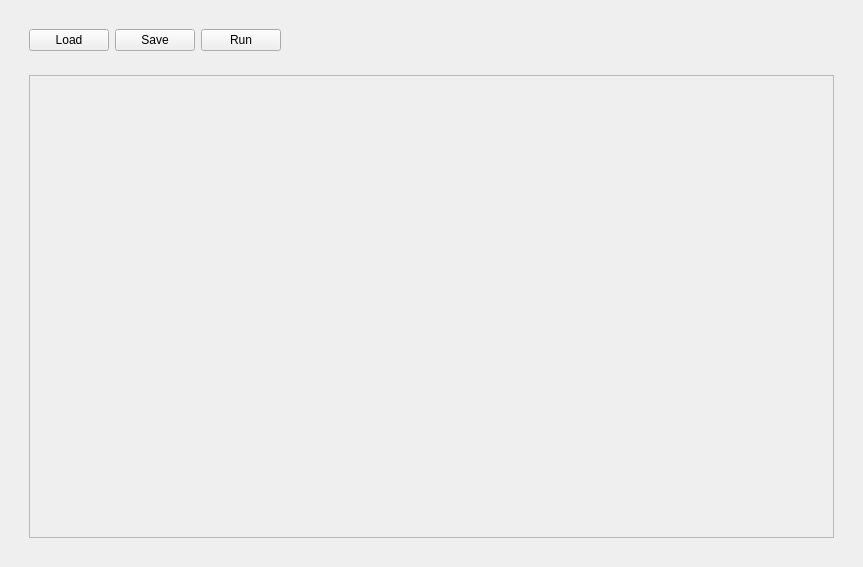
<?xml version="1.0" encoding="UTF-8"?>
<ui version="4.0">
 <class>SequencerPanel</class>
 <widget class="QWidget" name="SequencerPanel">
  <property name="geometry">
   <rect>
    <x>0</x>
    <y>0</y>
    <width>863</width>
    <height>567</height>
   </rect>
  </property>
  <property name="windowTitle">
   <string>Form</string>
  </property>
  <layout class="QVBoxLayout" name="verticalLayout_2">
   <item>
    <layout class="QVBoxLayout" name="verticalLayout" stretch="0,1">
     <property name="margin">
      <number>9</number>
     </property>
     <item>
      <layout class="QHBoxLayout" name="horizontalLayout">
       <property name="margin">
        <number>9</number>
       </property>
       <item>
        <widget class="QPushButton" name="mBtnLoad">
         <property name="minimumSize">
          <size>
           <width>80</width>
           <height>0</height>
          </size>
         </property>
         <property name="maximumSize">
          <size>
           <width>120</width>
           <height>16777215</height>
          </size>
         </property>
         <property name="text">
          <string>Load</string>
         </property>
        </widget>
       </item>
       <item>
        <widget class="QPushButton" name="mBtnSave">
         <property name="minimumSize">
          <size>
           <width>80</width>
           <height>0</height>
          </size>
         </property>
         <property name="maximumSize">
          <size>
           <width>120</width>
           <height>16777215</height>
          </size>
         </property>
         <property name="text">
          <string>Save</string>
         </property>
        </widget>
       </item>
       <item>
        <widget class="QPushButton" name="mBtnRun">
         <property name="minimumSize">
          <size>
           <width>80</width>
           <height>0</height>
          </size>
         </property>
         <property name="maximumSize">
          <size>
           <width>120</width>
           <height>16777215</height>
          </size>
         </property>
         <property name="text">
          <string>Run</string>
         </property>
        </widget>
       </item>
       <item>
        <spacer name="horizontalSpacer">
         <property name="orientation">
          <enum>Qt::Horizontal</enum>
         </property>
         <property name="sizeHint" stdset="0">
          <size>
           <width>40</width>
           <height>20</height>
          </size>
         </property>
        </spacer>
       </item>
      </layout>
     </item>
     <item>
      <layout class="QHBoxLayout" name="horizontalLayout_2">
       <property name="margin">
        <number>9</number>
       </property>
       <item>
        <widget class="QScrollArea" name="mScrollArea">
         <property name="widgetResizable">
          <bool>true</bool>
         </property>
         <widget class="QWidget" name="scrollAreaWidgetContents">
          <property name="geometry">
           <rect>
            <x>0</x>
            <y>0</y>
            <width>813</width>
            <height>472</height>
           </rect>
          </property>
         </widget>
        </widget>
       </item>
      </layout>
     </item>
    </layout>
   </item>
  </layout>
 </widget>
 <resources/>
 <connections/>
</ui>
